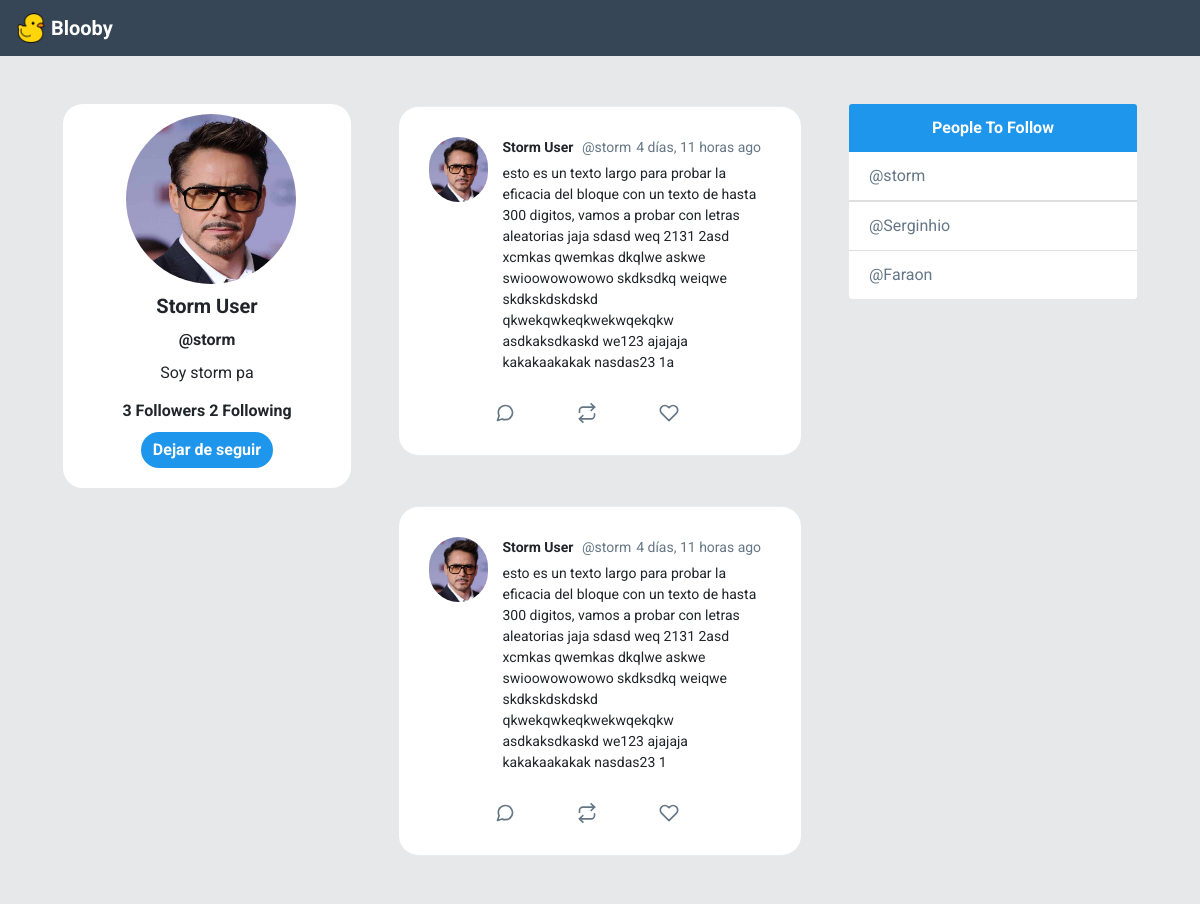
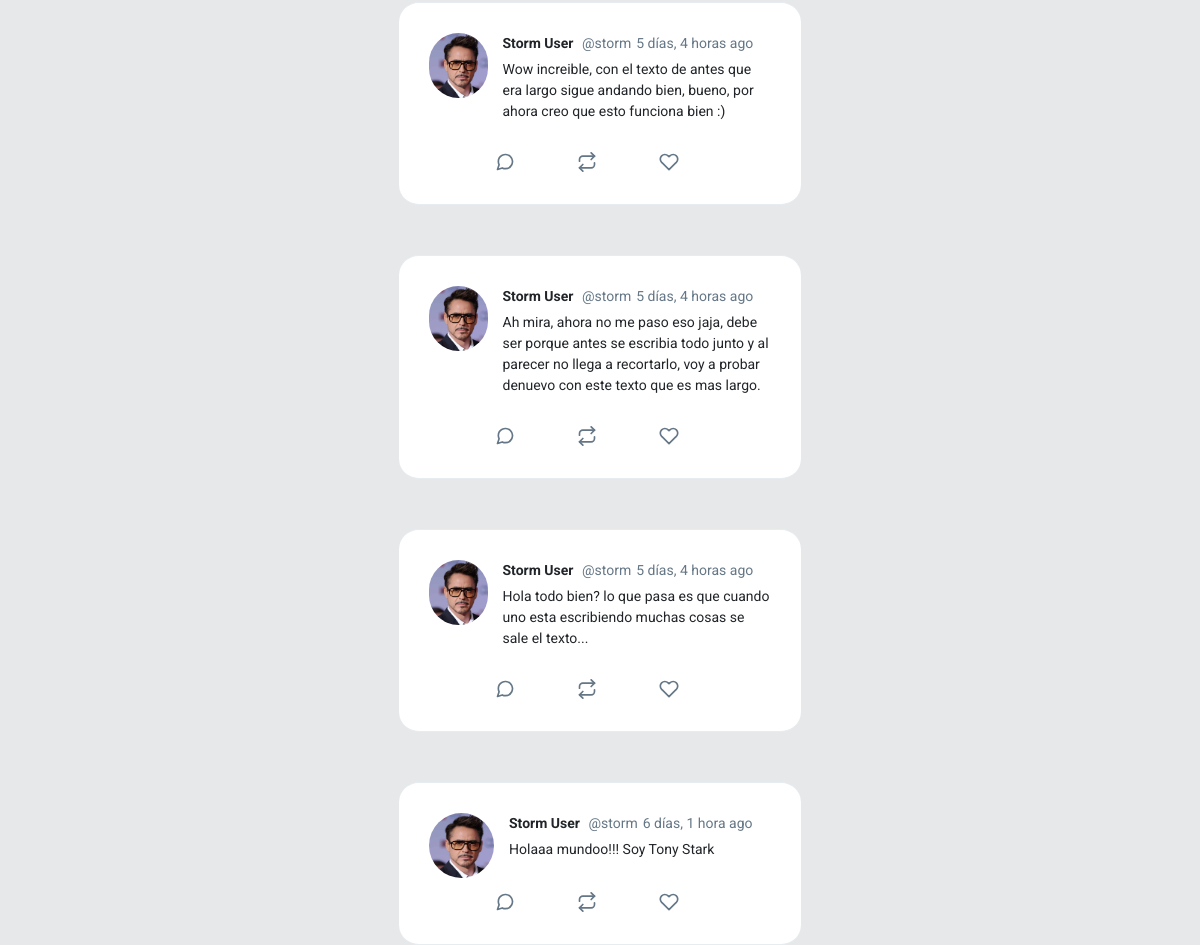
The app's page /profile/storm/ (signed in) with its own data (2 pictures, top to bottom).
### Blooby/models.py (models this page shows, shortened)
class Profile(models.Model):
	user = models.OneToOneField(User, on_delete=models.CASCADE)
	bio = models.CharField(default='Hola, este es mi Blooby!!!', max_length=100)
	image = models.ImageField(default='default.png')
	def following(self):
		user_ids = Relationship.objects.filter(from_user=self.user)\
									.values_list('to_user_id', flat=True)
		return User.objects.filter(id__in=user_ids)
	def followers(self):
		user_ids = Relationship.objects.filter(to_user=self.user)\
									.values_list('from_user_id', flat=True)
		return User.objects.filter(id__in=user_ids)

class Post(models.Model):
	timestamp = models.DateTimeField(default=timezone.now)
	content = models.TextField(max_length=300)
	user = models.ForeignKey(User, on_delete=models.CASCADE, related_name='posts')
	liked = models.ManyToManyField(User, default=None, blank=True)
	class Meta:
		ordering = ['-timestamp']

### Blooby/views.py (the view)
# urls.py: path('profile/<str:username>/', profile, name='profile'),
def profile(request, username):
	user = User.objects.get(username=username)
	posts = user.posts.all()
	context = {'user':user, 'posts':posts}
	return render(request, 'Blooby/profile.html', context)

### Blooby/templates/Blooby/profile.html (shortened to what this page needs)
{% extends 'Blooby/_base.html' %}
{% load humanize %}
{% block content %}
    <div id="main" class="container-fluid d-flex">
        <div class="sidebar m-5 d-none d-md-block">
            <div class="">
                <div class="card " style="width: 18rem; text-align:center;border-radius: 20px;">
                    <img class="card-img-top rounded-circle"
                        style="width:170px; height: 170px; top: 10px; position: relative;left: 22%;padding-top: 0px;"
                        src="{{ user.profile.image.url }}" alt="Card image cap">
                    <div class="card-body">
                        <h5 class="card-title font-weight-bold">{{ user.first_name }}</h5>
                        <h6 class="card-title font-weight-bold">@{{ user }}</h6>
                        <p class="card-text">{{ user.profile.bio }}</p>
                        <h6 class="card-title font-weight-bold">
                        {{ user.profile.followers.count }} Followers
                        {{ user.profile.following.count }} Following
                        </h6>
                        {% if request.user.is_authenticated %}
                            {% if user.username != request.user.username %}
                                {% if user not in request.user.profile.following %}
                                <a href="{% url 'follow' user %}" class="btn  text-white rounded-pill">Seguir</a>
                                {% else %}
                                <a href="{% url 'unfollow' user %}" class="btn  text-white rounded-pill">Dejar de seguir</a>
                                {% endif %}
                            {% endif %}
                        {% endif %}
                    </div>
                </div>
            </div>
        </div>
        <div class="content">
            {% for post in posts %}
            <div id="tweetCards">
                <div class="tweet-wrap" style="border-radius:20px">
                    <div class="tweet-header">
                        <img src="{{ post.user.profile.image.url }}"
                            alt="" class="avator">
                        <div class="tweet-header-info">
                            {{ post.user.first_name }} <span>@{{ post.user }}</span><span>{{ post.timestamp|naturaltime }}
                            </span>
                            <p>{{ post.content }}</p>
                        </div>
                    </div>
                    <div class="tweet-info-counts">
                        <div class="comments">
                            <button style="background: white; border: none;">
                            </button>
                        </div>
                        <div class="retweets">
                            <button style="background: white; border: none;">
                        </button>
                        </div>
                        <div class="likes">
                            <button style="background: white; border: none;">
                            </button>
                        </div>
                    </div>
                </div>
            </div>
            {% endfor %}
        </div>
        <div class="sidebar m-5 d-none d-xl-block">
            <div class="card" style="width: 18rem;">
                <div class="card-header">
                    People To Follow
                </div>
                <ul class="list-group list-group-flush">
                    <li class="list-group-item"><a href="#" style="text-decoration: none;color: #657787;">@storm</li>
                    <li class="list-group-item"><a href="#" style="text-decoration: none;color: #657787;">@Serginhio</a></li>
                    <li class="list-group-item"><a href="#" style="text-decoration: none;color: #657787;">@Faraon</a></li>
                </ul>
            </div>
        </div>
    </div>
    {% endblock content %}

### static/css/estilo.css (style rules this page uses)
body { background: #E6E8E9; ; font-family: 'Asap', sans-serif; font-family: 'Roboto', sans-serif; transition: background-color .6s; }
img { max-width: 100%; }
.avator { border-radius: 100px; width: 65px; height: 65px; margin-right: 15px; }
.card { border: none; }
.card-header { background-color: #1E96EB ; color: white; text-align: center; font-weight: bold; border: none; }
#main { justify-content: center; }
.tweet-wrap { max-width: 490px; background: #fff; margin: 0 auto; margin-top: 50px; border-radius: 3px; padding: 30px; border-bottom: 1px solid #e6ecf0; border-top: 1px solid #e6ecf0; }
.tweet-header { display: flex; align-items: flex-start; font-size: 14px; }
.tweet-header-info { font-weight: bold; }
.tweet-header-info span { color: #657786; font-weight: normal; margin-left: 5px; }
.tweet-header-info p { font-weight: normal; margin-top: 5px; }
.tweet-info-counts { display: flex; margin-left: 60px; margin-top: 10px; }
.tweet-info-counts div { display: flex; margin-right: 20px; }
.tweet-info-counts div svg { color: #657786; margin-right: 10px; }
.btn { background-color: #1E96EB ; border-style: none; font-weight: bold; color: white; }
a:link { color: #1E96EB ; text-decoration: none; }

### records on screen
Post: user.profile.image (picture), user.first_name "Storm User", user "storm", timestamp "4 días, 11 horas ago", content "esto es un texto largo para probar la eficacia del bloque con un texto de hasta 300 digitos, vamos a probar con letras aleatorias jaja sdasd weq 2131 2asd xcmkas qwemkas dkqlwe askwe swioowowowowo skdksdkq weiqwe skdkskdskdskd qkwekqwkeqkwekwqekqkw asdkaksdkaskd we123 ajajaja kakakaakakak nasdas23 1a"
Post: user.profile.image (picture), user.first_name "Storm User", user "storm", timestamp "4 días, 11 horas ago", content "esto es un texto largo para probar la eficacia del bloque con un texto de hasta 300 digitos, vamos a probar con letras aleatorias jaja sdasd weq 2131 2asd xcmkas qwemkas dkqlwe askwe swioowowowowo skdksdkq weiqwe skdkskdskdskd qkwekqwkeqkwekwqekqkw asdkaksdkaskd we123 ajajaja kakakaakakak nasdas23 1"
Post: user.profile.image (picture), user.first_name "Storm User", user "storm", timestamp "5 días, 4 horas ago", content "Wow increible, con el texto de antes que era largo sigue andando bien, bueno, por ahora creo que esto funciona bien :)"
Post: user.profile.image (picture), user.first_name "Storm User", user "storm", timestamp "5 días, 4 horas ago", content "Ah mira, ahora no me paso eso jaja, debe ser porque antes se escribia todo junto y al parecer no llega a recortarlo, voy a probar denuevo con este texto que es mas largo."
Post: user.profile.image (picture), user.first_name "Storm User", user "storm", timestamp "5 días, 4 horas ago", content "Hola todo bien? lo que pasa es que cuando uno esta escribiendo muchas cosas se sale el texto..."
Post: user.profile.image (picture), user.first_name "Storm User", user "storm", timestamp "6 días, 1 hora ago", content "Holaaa mundoo!!! Soy Tony Stark"

### other values on screen
{{ user.first_name }} "Storm User"
{{ user }} "storm"
{{ user.profile.bio }} "Soy storm pa"
{{ user.profile.followers.count }} "3"
{{ user.profile.following.count }} "2"
